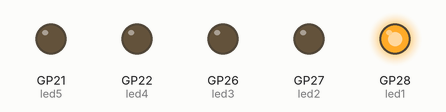
Simulated run of this program. Board: Raspberry Pi Pico running MicroPython. On the bench: output pins drawn as LEDs (lit = HIGH).

Above: at 0.07 s.
At 0.37 s:
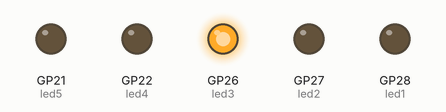
At 0.97 s:
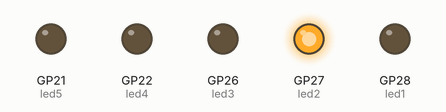
At 1.42 s:
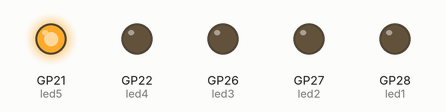
At 2.77 s:
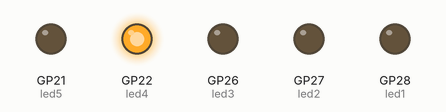
Timing chart, 0 to 3.1 s (numbered marks = the images above):
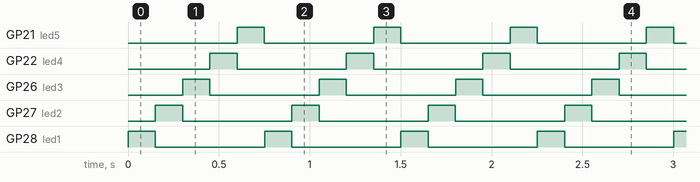

Measured:
- by itself, GP21 (led5), GP22 (led4), GP26 (led3), GP27 (led2), GP28 (led1): alternates HIGH for 0.15 s and LOW for 0.60 s
- by itself, everything shown: repeats every 0.75 s, in 5 steps

The program:

Led-Test.py
```python
from machine import Pin
import utime

led1 = Pin(28,Pin.OUT)
led2 = Pin(27,Pin.OUT)
led3 = Pin(26,Pin.OUT)
led4 = Pin(22,Pin.OUT)
led5 = Pin(21,Pin.OUT)
delay = .15

while True:
    led1.value(1)
    led2.value(0)
    led3.value(0)
    led4.value(0)
    led5.value(0)

    utime.sleep(delay)

    led1.value(0)
    led2.value(1)
    led3.value(0)
    led4.value(0)
    led5.value(0)

    utime.sleep(delay)

    led1.value(0)
    led2.value(0)
    led3.value(1)
    led4.value(0)
    led5.value(0)

    utime.sleep(delay)

    led1.value(0)
    led2.value(0)
    led3.value(0)
    led4.value(1)
    led5.value(0)

    utime.sleep(delay)

    led1.value(0)
    led2.value(0)
    led3.value(0)
    led4.value(0)
    led5.value(1)

    utime.sleep(delay)

    led1.value(0)
    led2.value(0)
    led3.value(0)
    led4.value(0)
    led5.value(0)
```
